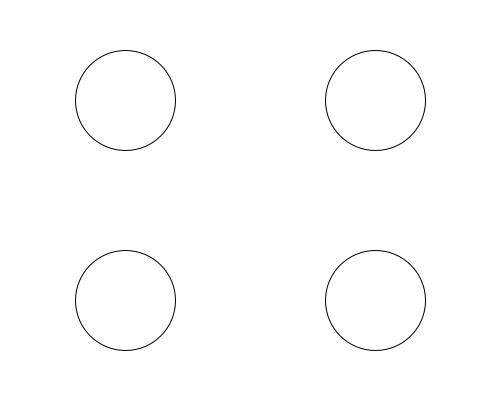
Frame 1 (no input)
Frame 60 (the mouse pressed at the canvas centre just before this capture): identical to frame 1, image omitted
Frame 120 (the mouse held since frame 60 and released just before this capture): identical to frame 1, image omitted

The Processing sketch that drew this single still picture (run headless with seeded random() and noise(); from frame 60 on, the mouse is pressed at the canvas centre):

// Processing sketch: widthandheight
// ── widthandheight.pde
void setup() {
  size(500, 400); // arguments in soze determing width and height variables
}


void draw() {
  background(255);
  ellipse(width/4, (height/4)*3, 100, 100); // bottom left
  ellipse(width/4, height/4, 100, 100); // top left
  ellipse((width/4)*3, height/4, 100, 100); // top right
  ellipse((width/4)*3, (height/4)*3, 100, 100); // bottom right
}
